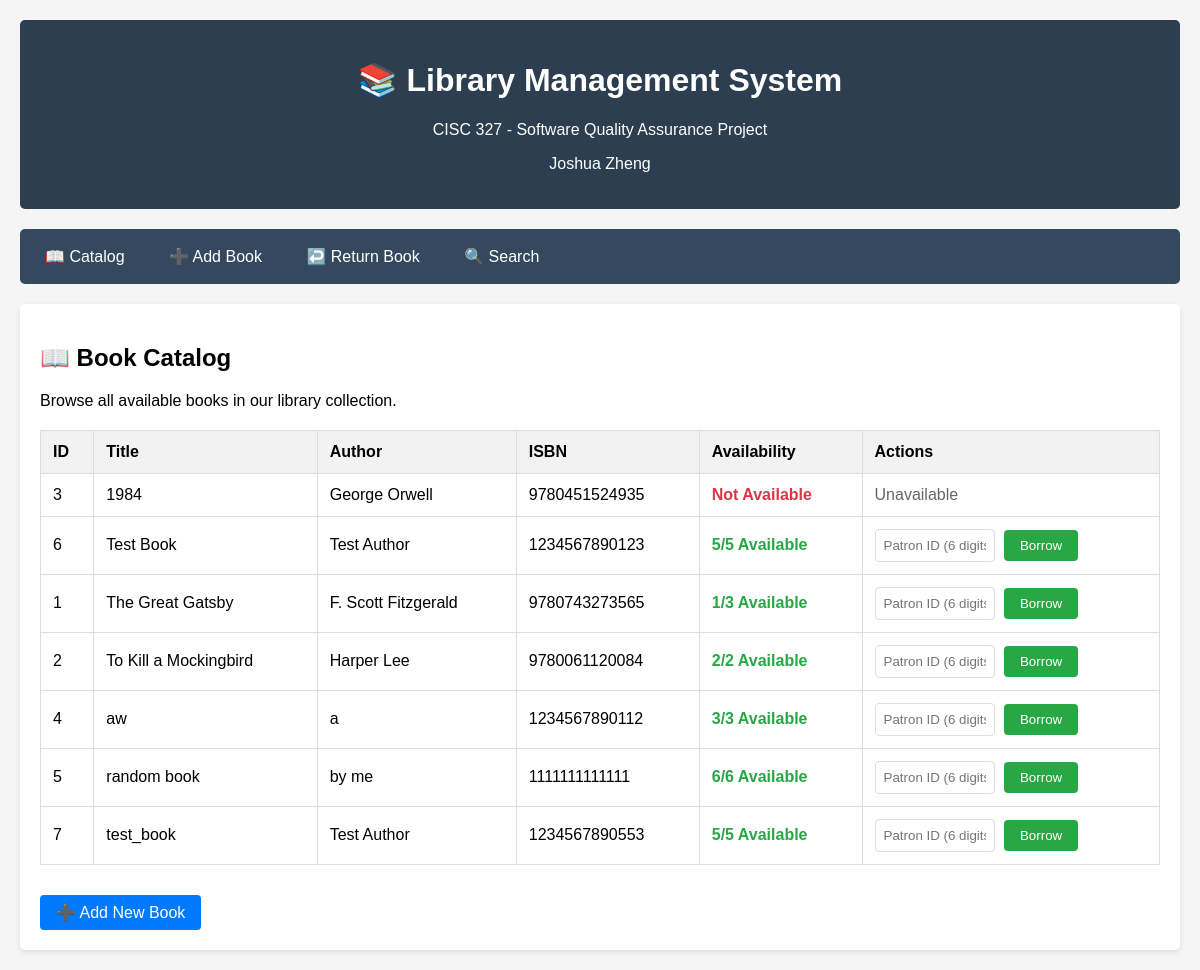
The app's page /catalog, older data.
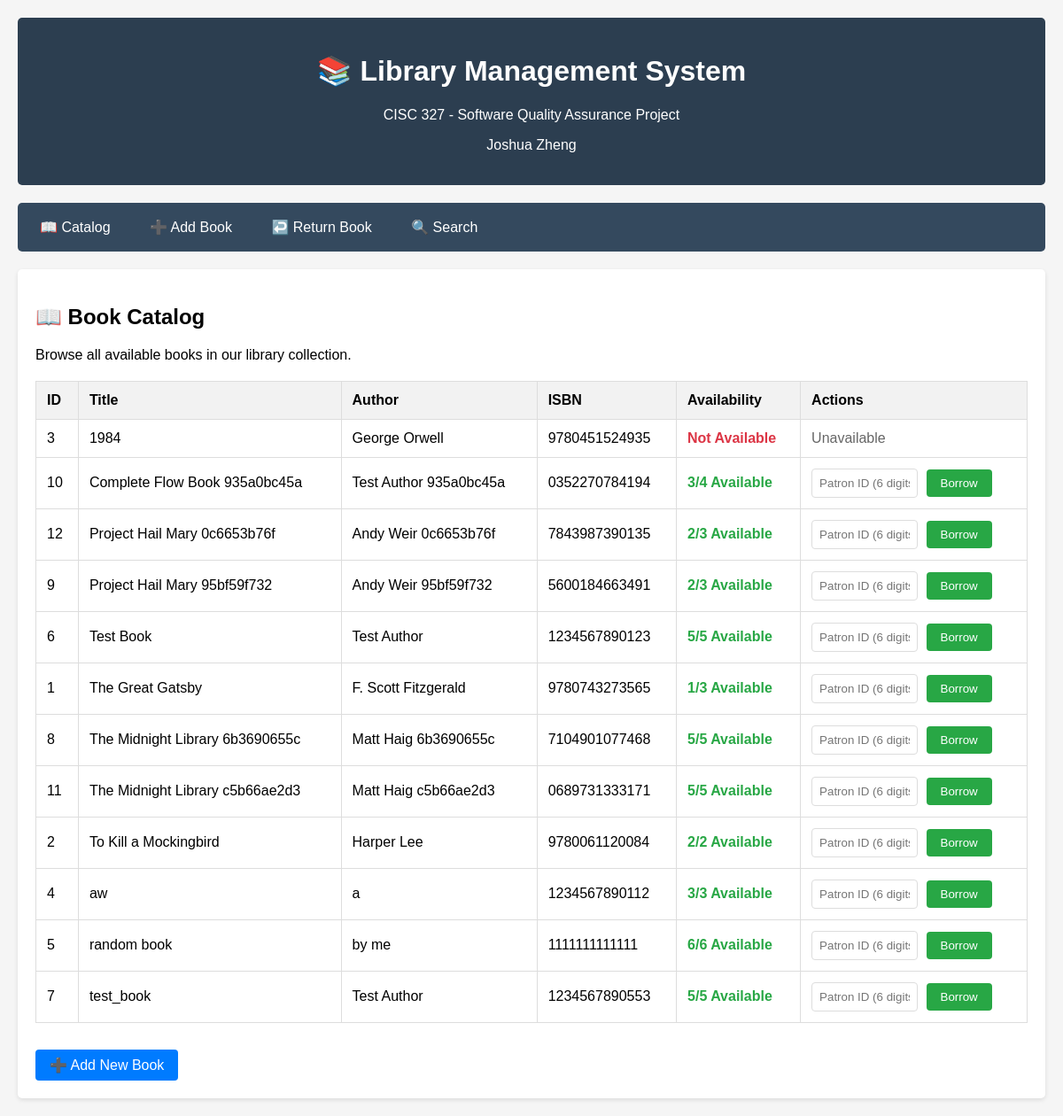
The same page, newer data.
### tables this page shows
CREATE TABLE books (
            id INTEGER PRIMARY KEY AUTOINCREMENT,
            title TEXT NOT NULL,
            author TEXT NOT NULL,
            isbn TEXT UNIQUE NOT NULL,
            total_copies INTEGER NOT NULL,
            available_copies INTEGER NOT NULL
        );

### routes/catalog_routes.py (the view)
@catalog_bp.route('/catalog')
def catalog():
    books = get_all_books()
    return render_template('catalog.html', books=books)

### database.py (called while the page is built)
def get_db_connection():
    conn = sqlite3.connect(DATABASE)
    conn.row_factory = sqlite3.Row  # This enables column access by name
    return conn

def get_all_books() -> List[Dict]:
    conn = get_db_connection()
    books = conn.execute('SELECT * FROM books ORDER BY title').fetchall()
    conn.close()
    return [dict(book) for book in books]

### templates/catalog.html (shortened to what this page needs)
{% extends "base.html" %}
{% block content %}
<h2>📖 Book Catalog</h2>
<p>Browse all available books in our library collection.</p>
{% if books %}
<table>
    <thead>
        <tr>
            <th>ID</th>
            <th>Title</th>
            <th>Author</th>
            <th>ISBN</th>
            <th>Availability</th>
            <th>Actions</th>
        </tr>
    </thead>
    <tbody>
        {% for book in books %}
        <tr>
            <td>{{ book.id }}</td>
            <td>{{ book.title }}</td>
            <td>{{ book.author }}</td>
            <td>{{ book.isbn }}</td>
            <td>
                {% if book.available_copies > 0 %}
                    <span class="status-available">{{ book.available_copies }}/{{ book.total_copies }} Available</span>
                {% else %}
                    <span class="status-unavailable">Not Available</span>
                {% endif %}
            </td>
            <td>
                {% if book.available_copies > 0 %}
                    <form method="POST" action="{{ url_for('borrowing.borrow_book') }}" style="display: inline;">
                        <input type="text" name="patron_id" placeholder="Patron ID (6 digits)"
                               pattern="[0-9]{6}" maxlength="6" required style="width: 120px; margin-right: 5px;">
                        <button type="submit" class="btn btn-success">Borrow</button>
                    </form>
                {% else %}
                    <span style="color: #666;">Unavailable</span>
                {% endif %}
            </td>
        </tr>
        {% endfor %}
    </tbody>
</table>
{% else %}
<div style="text-align: center; padding: 40px; color: #666;">
    <h3>No books in catalog</h3>
    <p>The library catalog is empty. <a href="{{ url_for('catalog.add_book') }}">Add the first book</a> to get started.</p>
</div>
{% endif %}
<div style="margin-top: 30px;">
    <a href="{{ url_for('catalog.add_book') }}" class="btn">➕ Add New Book</a>
</div>
{% endblock %}

### templates/base.html (shortened to what this page needs)
<!DOCTYPE html>
<html lang="en">
<head>
</head>
<body>
    <div class="header">
        <h1>📚 Library Management System</h1>
        <p>CISC 327 - Software Quality Assurance Project</p>
        <p>Joshua Zheng</p>
    </div>
    <div class="nav">
        <a href="{{ url_for('catalog.catalog') }}">📖 Catalog</a>
        <a href="{{ url_for('catalog.add_book') }}">➕ Add Book</a>
        <a href="{{ url_for('borrowing.return_book') }}">↩️ Return Book</a>
        <a href="{{ url_for('search.search_books') }}">🔍 Search</a>
    </div>
    <div class="content">
        {% block content %}{% endblock %}
    </div>
</body>
</html>

### templates/base.html (style rules this page uses)
body { font-family: Arial, sans-serif; max-width: 1200px; margin: 0 auto; padding: 20px; background-color: #f5f5f5; }
.header { background-color: #2c3e50; color: white; padding: 20px; text-align: center; margin-bottom: 20px; border-radius: 5px; }
.nav { background-color: #34495e; padding: 10px; margin-bottom: 20px; border-radius: 5px; }
.nav a { color: white; text-decoration: none; padding: 8px 15px; margin-right: 10px; border-radius: 3px; display: inline-block; }
.content { background-color: white; padding: 20px; border-radius: 5px; box-shadow: 0 2px 5px rgba(0,0,0,0.1); }
table { width: 100%; border-collapse: collapse; margin-top: 20px; }
th, td { border: 1px solid #ddd; padding: 12px; text-align: left; }
th { background-color: #f2f2f2; font-weight: bold; }
.btn { background-color: #007bff; color: white; padding: 8px 16px; border: none; border-radius: 4px; cursor: pointer; text-decoration: none; display: inline-block; }
.btn-success { background-color: #28a745; }
input[type="text"], input[type="number"], select { width: 100%; padding: 8px; border: 1px solid #ddd; border-radius: 4px; box-sizing: border-box; }
.status-available { color: #28a745; font-weight: bold; }
.status-unavailable { color: #dc3545; font-weight: bold; }

Row changes from the older to the newer data that the page shows:
added books: id "10", title "Complete Flow Book 935a0bc45a", author "Test Author 935a0bc45a", isbn "0352270784194", available_copies "3", total_copies "4"
added books: id "12", title "Project Hail Mary 0c6653b76f", author "Andy Weir 0c6653b76f", isbn "7843987390135", available_copies "2", total_copies "3"
added books: id "9", title "Project Hail Mary 95bf59f732", author "Andy Weir 95bf59f732", isbn "5600184663491", available_copies "2", total_copies "3"
added books: id "8", title "The Midnight Library 6b3690655c", author "Matt Haig 6b3690655c", isbn "7104901077468", available_copies "5", total_copies "5"
added books: id "11", title "The Midnight Library c5b66ae2d3", author "Matt Haig c5b66ae2d3", isbn "0689731333171", available_copies "5", total_copies "5"
